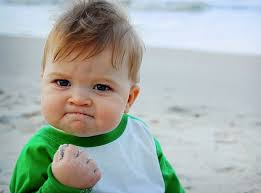
#> input picture mobilefacenet_experiment/img/3.jpg, 261 x 193 px, given in place of Aaron_Eckhart_0001.jpg, which was not available
$ python gen_landmark_48.py   (older library calls are emulated)
#> lines starting #> are read from the running program, lines starting #| are printed output that depends on the picture; pictures that were not available may be replaced by others from this repository, and a replacement may not be noted
### mtcnn_experiment/tools/utils.py
import numpy as np


def IoU(box, boxes):
    """Compute IoU between detect box and gt boxes

    Parameters:
    ----------
    box: numpy array , shape (5, ): x1, y1, x2, y2, score
        input box
    boxes: numpy array, shape (n, 4): x1, y1, x2, y2
        input ground truth boxes

    Returns:
    -------
    ovr: numpy.array, shape (n, )
        IoU
    """
    box_area = (box[2] - box[0]) * (box[3] - box[1])
    area = (boxes[:, 2] - boxes[:, 0]) * (boxes[:, 3] - boxes[:, 1])

    # 合集
    xx1 = np.maximum(box[0], boxes[:, 0])
    yy1 = np.maximum(box[1], boxes[:, 1])
    xx2 = np.minimum(box[2], boxes[:, 2])
    yy2 = np.minimum(box[3], boxes[:, 3])

    # compute the width and height of the inter box 交集
    w = np.maximum(0, xx2 - xx1)
    h = np.maximum(0, yy2 - yy1)

    inter = w * h
    # iou
    ovr = np.true_divide(inter, (box_area + area - inter))


    return ovr


# [61 lines left out: functions convert_to_square, nms, not called in this run]


class AverageMeter(object):
    """Computes and stores the average and current value"""

    def __init__(self):
        self.reset()

    # [17 lines left out: functions reset, update, not called in this run]

### mtcnn_experiment/preprocessing/gen_landmark_48.py
import sys
sys.path.append('./')

import os
import cv2
import numpy as np
import numpy.random as npr
import argparse
import config
import tools.utils as utils


def gen_data(anno_file, data_dir, prefix):
#> called with anno_file = './annotations/landmark_imagelist.txt', data_dir = './data', prefix = '../dataset/FACIALPOINT'
    size = 48

    landmark_imgs_save_dir = os.path.join(data_dir, "48/landmark")
    if not os.path.exists(landmark_imgs_save_dir):
        os.makedirs(landmark_imgs_save_dir)

    anno_dir = config.ANNO_STORE_DIR
    if not os.path.exists(anno_dir):
        os.makedirs(anno_dir)

    landmark_anno_filename = config.ONET_LANDMARK_ANNO_FILENAME
    save_landmark_anno = os.path.join(anno_dir, landmark_anno_filename)

    f = open(save_landmark_anno, 'w')

    with open(anno_file, 'r') as f2:
#> (reads mtcnn_experiment/annotations/landmark_imagelist.txt from the repository)
        annotations = f2.readlines()

    num = len(annotations)
    print("%d total images" % num)

    l_idx = 0
    idx = 0
    # image_path bbox landmark(5*2)
    for annotation in annotations:
        # print imgPath

        annotation = annotation.strip().split(' ')
        assert len(annotation) == 15, "each line should have 15 element"
        im_path = os.path.join(prefix, annotation[0].replace("\\", "/"))

        gt_box = list(map(float, annotation[1:5]))
        # the bounging box in original anno_file is [left, right, top, bottom]
        gt_box = [gt_box[0], gt_box[2], gt_box[1],
                  gt_box[3]]  # [left, top, right, bottom]
        gt_box = np.array(gt_box, dtype=np.int32)

        landmark = list(map(float, annotation[5:]))
        landmark = np.array(landmark, dtype=np.float)

        img = cv2.imread(im_path)
#> img is the input picture: shape (193, 261, 3); mean B, G, R 170.2, 175.6, 166.5
        assert (img is not None)

        height, width, channel = img.shape
#> height = 193; width = 261; channel = 3
        # crop_face = img[gt_box[1]:gt_box[3]+1, gt_box[0]:gt_box[2]+1]
        # crop_face = cv2.resize(crop_face,(size,size))

        idx = idx + 1
        if idx % 100 == 0:
            print("%d images done, landmark images: %d" % (idx, l_idx))

        x1, y1, x2, y2 = gt_box

        # gt's width
        w = x2 - x1
        # gt's height
        h = y2 - y1
        if max(w, h) < 40 or x1 < 0 or y1 < 0:
            continue
        # random shift
        for i in range(20):
            bbox_size = npr.randint(
                int(min(w, h) * 0.8), np.ceil(1.25 * max(w, h)))
            delta_x = npr.randint(-w * 0.2, w * 0.2)
            delta_y = npr.randint(-h * 0.2, h * 0.2)
            nx1 = int(max(x1 + w / 2 - bbox_size / 2 + delta_x, 0))
            ny1 = int(max(y1 + h / 2 - bbox_size / 2 + delta_y, 0))

            nx2 = int(nx1 + bbox_size)
            ny2 = int(ny1 + bbox_size)
            if nx2 > width or ny2 > height:
                continue
            crop_box = np.array([nx1, ny1, nx2, ny2])
            cropped_im = img[ny1:ny2, nx1:nx2, :]
            resized_im = cv2.resize(
                cropped_im, (size, size), interpolation=cv2.INTER_LINEAR)

            offset_x1 = (x1 - nx1) / float(bbox_size)
            offset_y1 = (y1 - ny1) / float(bbox_size)
            offset_x2 = (x2 - nx2) / float(bbox_size)
            offset_y2 = (y2 - ny2) / float(bbox_size)

            offset_left_eye_x = (landmark[0] - nx1) / float(bbox_size)
            offset_left_eye_y = (landmark[1] - ny1) / float(bbox_size)

            offset_right_eye_x = (landmark[2] - nx1) / float(bbox_size)
            offset_right_eye_y = (landmark[3] - ny1) / float(bbox_size)

            offset_nose_x = (landmark[4] - nx1) / float(bbox_size)
            offset_nose_y = (landmark[5] - ny1) / float(bbox_size)

            offset_left_mouth_x = (landmark[6] - nx1) / float(bbox_size)
            offset_left_mouth_y = (landmark[7] - ny1) / float(bbox_size)

            offset_right_mouth_x = (landmark[8] - nx1) / float(bbox_size)
            offset_right_mouth_y = (landmark[9] - ny1) / float(bbox_size)

            # cal iou
            iou = utils.IoU(crop_box.astype(np.float),
                            np.expand_dims(gt_box.astype(np.float), 0))
            if iou > 0.65:
                save_file = os.path.join(
                    landmark_imgs_save_dir, "%s.jpg" % l_idx)
                cv2.imwrite(save_file, resized_im)

                f.write(save_file + ' -2 %.2f %.2f %.2f %.2f %.2f %.2f %.2f %.2f %.2f %.2f %.2f %.2f %.2f %.2f \n' %
                        (offset_x1, offset_y1, offset_x2, offset_y2,
                         offset_left_eye_x, offset_left_eye_y, offset_right_eye_x, offset_right_eye_y, offset_nose_x,
                         offset_nose_y, offset_left_mouth_x, offset_left_mouth_y, offset_right_mouth_x,
                         offset_right_mouth_y))

                l_idx += 1
#> this loop made 20 passes
#> pass 1, in gen_data, `cropped_im = img[ny1:ny2, nx1:nx2, :]`:
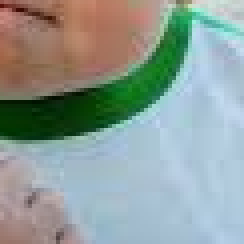
#> cropped_im: shape (61, 61, 3) (shown 4 times larger); mean B, G, R 151.8, 156.8, 142.8
#> pass 1, in gen_data, `resized_im = cv2.resize( cropped_im, (size, size), interpolation=cv2.I..`:
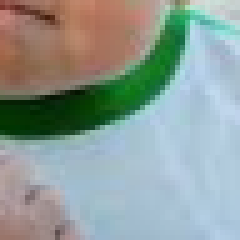
#> resized_im: shape (48, 48, 3) (shown 5 times larger); mean B, G, R 151.7, 156.6, 142.7
#> pass 2, in gen_data, `cropped_im = img[ny1:ny2, nx1:nx2, :]`:
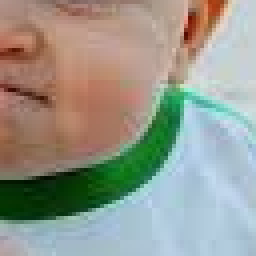
#> cropped_im: shape (64, 64, 3) (shown 4 times larger); mean B, G, R 141.6, 152.7, 151.4
#> pass 2, in gen_data, `resized_im = cv2.resize( cropped_im, (size, size), interpolation=cv2.I..`:
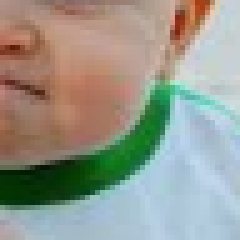
#> resized_im: shape (48, 48, 3) (shown 5 times larger); mean B, G, R 141.5, 152.7, 151.3
#> after the loop:
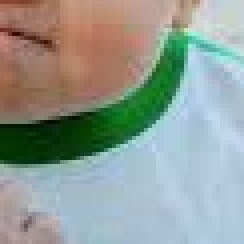
#> cropped_im: shape (61, 61, 3) (shown 4 times larger); mean B, G, R 149.2, 156.2, 145.7
#> after the loop, l_idx = 11
#> pass 2 of the loop in gen_data, `for annotation in annotations:`:
#> landmark = [100.2, 111.2, 145.8, 116.8, 124.2, 136.8, 92.75, 159.8, 138.8, 163.8]
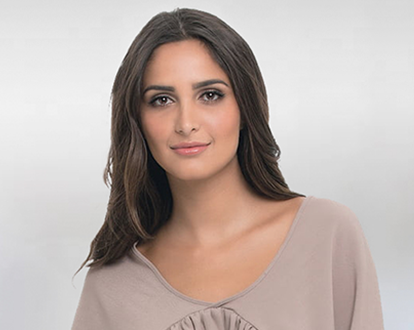
#> input picture mobilefacenet_experiment/img/1.jpg, 414 x 330 px, given in place of Aaron_Guiel_0001.jpg, which was not available
#> in gen_data, img is the input picture: shape (330, 414, 3); mean B, G, R 171.4, 176.7, 189.6
#> the loop in gen_data, `for i in range(20):` made 20 passes
#> (offset_left_eye_x, offset_left_eye_y, offset_right_eye_x, offset_right_eye_y, offset_nose_x, offset_nose_y, offset_left_mouth_x, offset_left_mouth_y) on passes 1 to 7: (0.125, 0.179, 0.74, 0.253, 0.449, 0.524, 0.0236, 0.834), (-0.0788, 0.373, 0.545, 0.449, 0.25, 0.723, -0.182, 1.04), (0.189, 0.118, 0.839, 0.196, 0.532, 0.482, 0.0821, 0.811), (0.388, 0.263, 0.862, 0.32, 0.638, 0.529, 0.31, 0.768), (0.281, 0.224, 0.719, 0.276, 0.512, 0.469, 0.209, 0.69), (0.316, 0.316, 0.884, 0.384, 0.616, 0.634, 0.222, 0.922), (0.305, 0.223, 0.928, 0.298, 0.634, 0.572, 0.202, 0.887)
#> pass 1, in gen_data, `cropped_im = img[ny1:ny2, nx1:nx2, :]`:
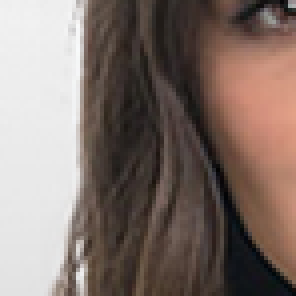
#> cropped_im: shape (74, 74, 3) (shown 4 times larger); mean B, G, R 108.3, 114.9, 129.9
#> after the loop in gen_data, `for i in range(20):`:
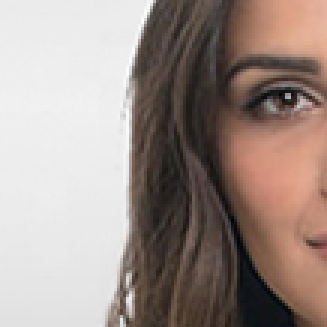
#> cropped_im: shape (109, 109, 3) (shown 3 times larger); mean B, G, R 138.2, 144.7, 159.3
#> after the loop in gen_data, `for i in range(20):`: l_idx = 19

    f.close()


def parse_args():
    parser = argparse.ArgumentParser(description='Test mtcnn',
                                     formatter_class=argparse.ArgumentDefaultsHelpFormatter)

    parser.add_argument('--traindata_store', dest='traindata_store', help='dface train data temporary folder',
                        default=config.TRAIN_DATA_DIR, type=str)
    parser.add_argument('--anno_file', dest='annotation_file', help='landmark dataset original annotation file',
                        default=os.path.join(config.ANNO_STORE_DIR, "landmark_imagelist.txt"), type=str)
    parser.add_argument('--prefix_path', dest='prefix_path', help='annotation file image prefix root path',
                        default='../dataset/FACIALPOINT', type=str)

    args = parser.parse_args()
    return args


if __name__ == '__main__':
    args = parse_args()

#> (the run stopped early here; a loop or call above may not have finished)
